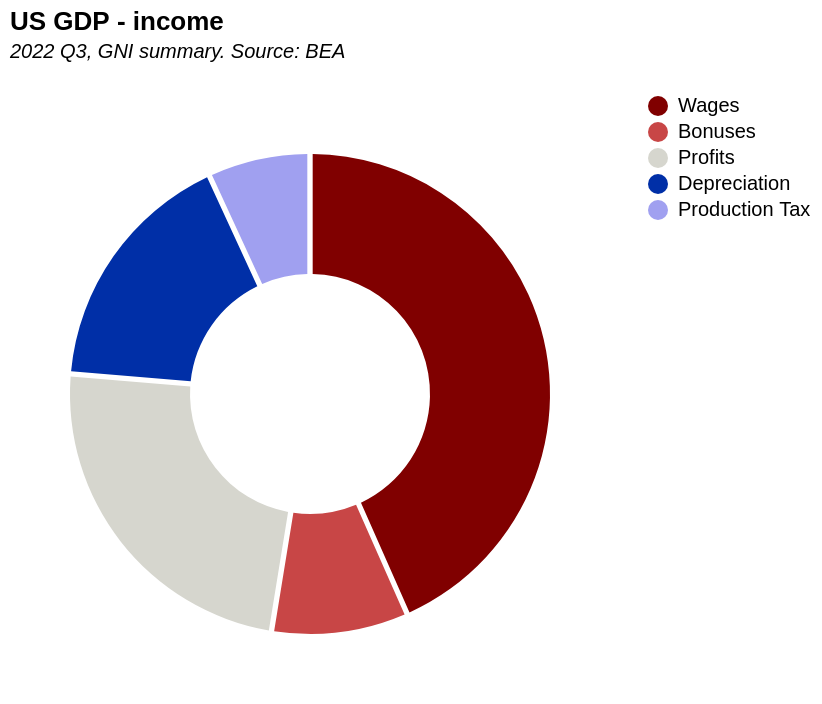

Describe this chart as a Vega-Lite specification.
### Vega-Lite specification from a JSON file in a GitHub repository (floating-point values rounded to 4 significant figures)
{"$schema": "https://vega.github.io/schema/vega-lite/v5.json", "description": "An ordered donut chart, with a filter from raw data", "height": 300, "width": 300, "view": {"stroke": "transparent"}, "title": {"text": "US GDP - income", "subtitle": ["2022 Q3, GNI summary. Source: BEA", ""], "subtitleFontStyle": "italic", "subtitleFontSize": 10, "anchor": "start", "color": "black"}, "data": {"values": [{"Line": "1", "Item": "Gross domestic income", "shortName": "GDI", "pieNumber": "", "Value": "25844.7"}, {"Line": "2", "Item": "Compensation of employees, paid", "shortName": "Pay", "pieNumber": "", "Value": "13645.8"}, {"Line": "3", "Item": "Wages and salaries", "shortName": "Wages", "pieNumber": "1", "Value": "11259.5"}, {"Line": "4", "Item": "To persons", "shortName": "", "pieNumber": "", "Value": "11238.7"}, {"Line": "5", "Item": "To the rest of the world", "shortName": "", "pieNumber": "", "Value": "20.8"}, {"Line": "6", "Item": "Supplements to wages and salaries", "shortName": "Bonuses", "pieNumber": "2", "Value": "2386.3"}, {"Line": "7", "Item": "Taxes on production and imports", "shortName": "Production Tax", "pieNumber": "5", "Value": "1785.1"}, {"Line": "8", "Item": "Less: Subsidies1", "shortName": "", "pieNumber": "", "Value": "114.5"}, {"Line": "9", "Item": "Net operating surplus", "shortName": "Profits", "pieNumber": "3", "Value": "6170.3"}, {"Line": "10", "Item": "Private enterprises", "shortName": "", "pieNumber": "", "Value": "6176.7"}, {"Line": "11", "Item": "Net interest and miscellaneous payments, domestic industries", "shortName": "", "pieNumber": "", "Value": "787.4"}, {"Line": "12", "Item": "Business current transfer payments (net)", "shortName": "", "pieNumber": "", "Value": "177.7"}, {"Line": "13", "Item": "Proprietors' income with inventory valuation and capital consumption adjustments", "shortName": "", "pieNumber": "", "Value": "1863.5"}, {"Line": "14", "Item": "Rental income of persons with capital consumption adjustment", "shortName": "", "pieNumber": "", "Value": "794.9"}, {"Line": "15", "Item": "Corporate profits with inventory valuation and capital consumption adjustments, domestic industries", "shortName": "", "pieNumber": "", "Value": "2553.2"}, {"Line": "16", "Item": "Taxes on corporate income", "shortName": "", "pieNumber": "", "Value": "457"}, {"Line": "17", "Item": "Profits after tax with inventory valuation and capital consumption adjustments", "shortName": "", "pieNumber": "", "Value": "2096.2"}, {"Line": "18", "Item": "Net dividends", "shortName": "", "pieNumber": "", "Value": "1239.4"}, {"Line": "19", "Item": "Undistributed corporate profits with inventory valuation and capital consumption adjustments", "shortName": "", "pieNumber": "", "Value": "856.7"}, {"Line": "20", "Item": "Current surplus of government enterprises1", "shortName": "", "pieNumber": "", "Value": "-6.4"}, {"Line": "21", "Item": "Consumption of fixed capital", "shortName": "Depreciation", "pieNumber": "4", "Value": "4358.1"}, {"Line": "22", "Item": "Private", "shortName": "", "pieNumber": "", "Value": "3631.8"}, {"Line": "23", "Item": "Government", "shortName": "", "pieNumber": "", "Value": "726.3"}], "format": {"parse": {"Line": "number"}}}, "transform": [{"filter": {"field": "Line", "oneOf": [3, 6, 7, 9, 21]}}], "mark": {"type": "arc", "innerRadius": 60, "outerRadius": 120, "cornerRadius": 0, "padAngle": 0.02}, "encoding": {"theta": {"field": "Value", "type": "quantitative"}, "color": {"field": "shortName", "type": "nominal", "legend": {"title": null}, "sort": {"field": "pieNumber", "order": "ascending"}, "scale": {"range": ["rgb(128,0,0)", "rgb(200,70,70)", "rgb(214,214,206)", "rgb(0,47,167)", "rgb(160,160,240)"]}}, "order": {"field": "pieNumber", "type": "quantitative", "sort": "ascending"}, "tooltip": [{"field": "Item", "title": "Item", "format": ""}, {"field": "Value", "title": "USD billions", "format": "$,"}]}}
